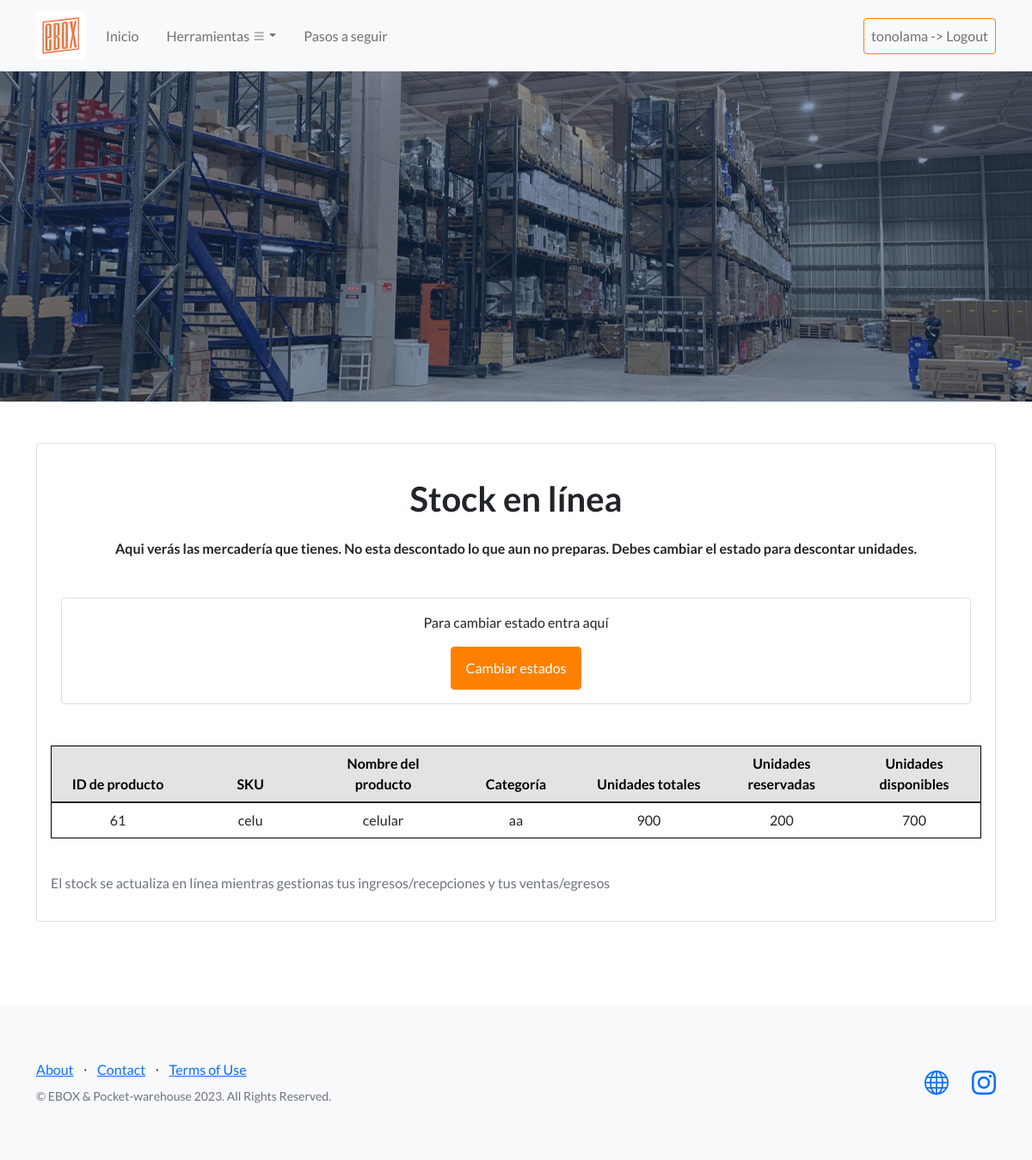
/eboxApp/stock_en_linea/ (signed in), run on an earlier commit of the app's database.
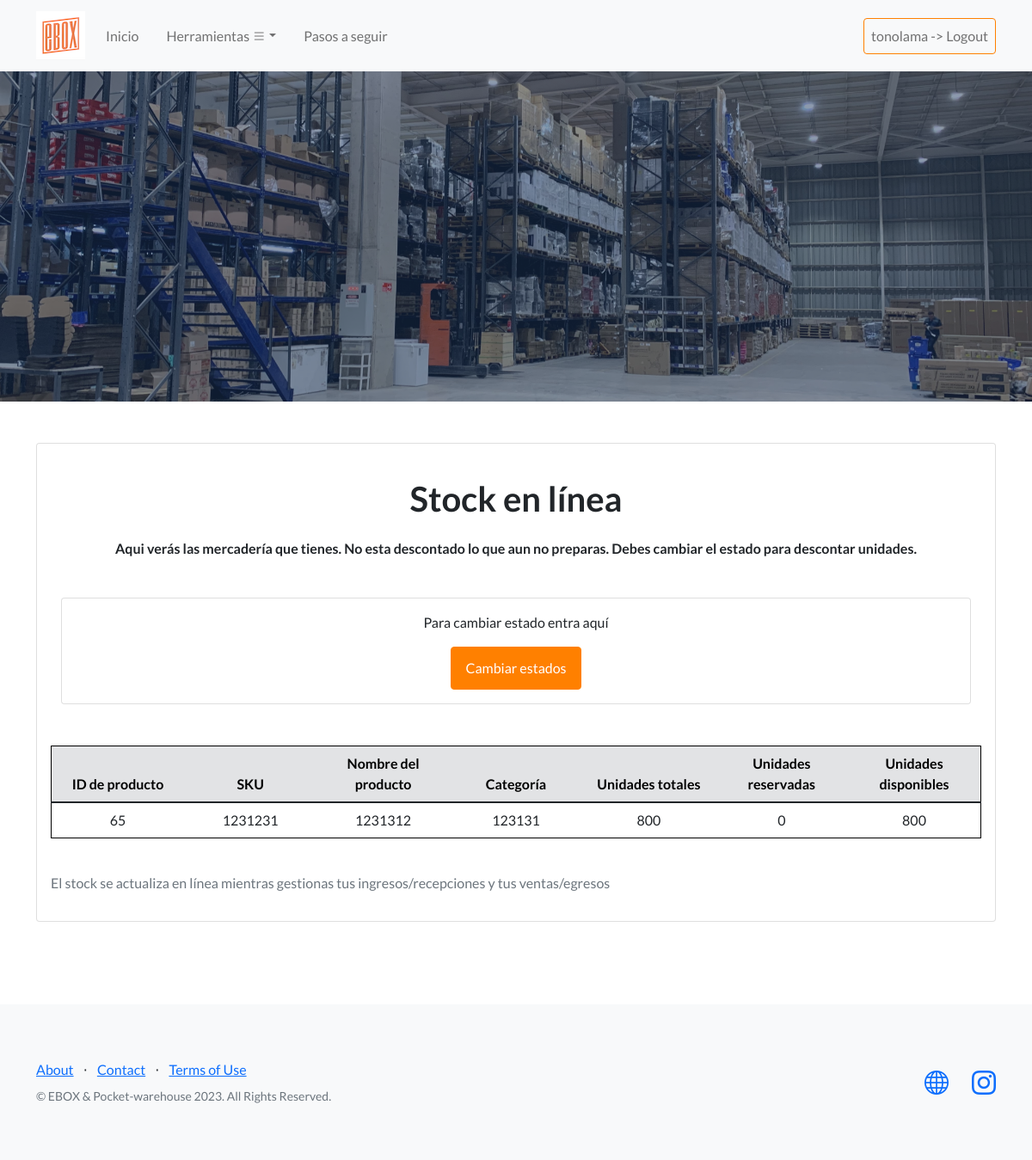
And on a later commit of the database.
### eboxApp/models.py (models this page shows, shortened)
class Inventario(models.Model):
    sku = models.ForeignKey(Maestra, on_delete=models.CASCADE, null=True)
    tot_unidades = models.IntegerField(null=True)
    unidades_reservadas = models.IntegerField(default=0)
    unidades_disponibles = models.IntegerField(null=True)

class Maestra(models.Model):
    nombre_producto = models.CharField(max_length=300)
    numero_sku = models.CharField(max_length=300)
    categoria = models.CharField(max_length=300)

### eboxApp/views.py (the view)
# urls.py: path('stock_en_linea/', views.stock_en_linea, name='stock_en_linea'),
@login_required
def stock_en_linea(request):
    inventarios = Inventario.objects.all()
    return render(request, 'eboxApp/stock_en_linea.html', {'inventarios': inventarios})

### eboxApp/templates/eboxApp/stock_en_linea.html (shortened to what this page needs)
{% extends "eboxApp/base.html" %}
{% load static %}
{% block contenido_que_cambia %}
    <div class="container my-5" id = "stock">
      <div class="card mt-4">
        <div class="card-body">
          <h1 class="text-center my-4">Stock en línea</h1>
          <h6 class="text-center my-4" aling = "justify-content-center">Aqui verás las mercadería que tienes. No esta descontado lo que aun no preparas. Debes cambiar el estado para descontar unidades.</h6>
          <div class="container my-5">
            <div class="card mt-4">
              <div class="card-body">
                <div class="text-center">
                  <p>Para cambiar estado entra aquí</p>
                  <a href="{% url 'eboxApp:buscarTodoEgreso' %}" class="btn btn-primary">Cambiar estados</a>
              </div>
            </div>
          </div>
        </div>
          <div class="row">
            <div class="col">
              <table class="table">
                <thead class="thead-light">
                  <tr class = "table-secondary">
                    <th>ID de producto</th>
                    <th>SKU</th>
                    <th>Nombre del producto</th>
                    <th>Categoría</th>
                    <th>Unidades totales</th>
                    <th>Unidades reservadas</th>
                    <th>Unidades disponibles</th>
                  </tr>
                </thead>
                <tbody>
                  {% for inventario in inventarios %}
                  <tr>
                    <td>{{ inventario.sku.id }}</td>
                    <td>{{ inventario.sku.numero_sku }}</td>
                    <td>{{ inventario.sku.nombre_producto }}</td>
                    <td>{{ inventario.sku.categoria }}</td>
                    <td>{{ inventario.tot_unidades }}</td>
                    <td>{{ inventario.unidades_reservadas }}</td>
                    <td>{{ inventario.unidades_disponibles }}</td>
                  </tr>
                  {% endfor %}
                </tbody>
              </table>
            </div>
          </div>
          <div class="row mt-4">
            <div class="col">
              <p class="text-muted">El stock se actualiza en línea mientras gestionas tus ingresos/recepciones y tus ventas/egresos</p>
            </div>
          </div>
        </div>
      </div>
    </div>
{% endblock %}

What changed in the data, as far as the page shows it:
removed Inventario: sku.id "61", sku.numero_sku "celu", sku.nombre_producto "celular", sku.categoria "aa", tot_unidades "900", unidades_reservadas "200", unidades_disponibles "700"
added Inventario: sku.id "65", sku.numero_sku "1231231", sku.nombre_producto "1231312", sku.categoria "123131", tot_unidades "800", unidades_reservadas "0", unidades_disponibles "800"
